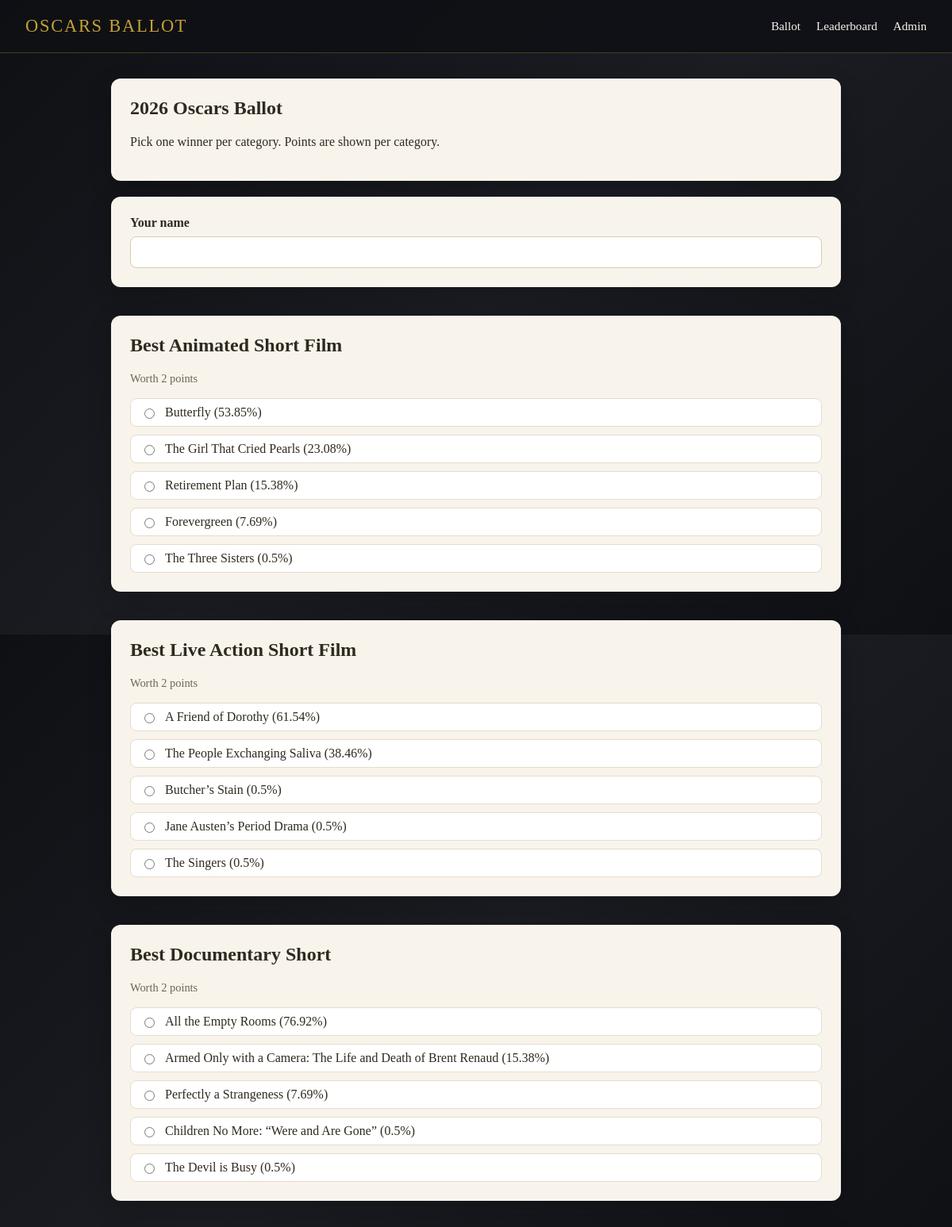
The page / (upper part) on the database its author committed.
### tables this page shows
CREATE TABLE categories (
                key TEXT PRIMARY KEY,
                name TEXT NOT NULL,
                points INTEGER NOT NULL,
                sort_order INTEGER NOT NULL
            );

CREATE TABLE nominees (
                id INTEGER PRIMARY KEY AUTOINCREMENT,
                category_key TEXT NOT NULL,
                name TEXT NOT NULL,
                FOREIGN KEY (category_key) REFERENCES categories(key)
            );

### app/main.py (the view)
@app.get("/", response_class=HTMLResponse)
async def ballot_form(request: Request, error: str | None = None) -> HTMLResponse:
    return templates.TemplateResponse(
        "ballot.html",
        {
            "request": request,
            "ballot": BALLOT,
            "locked": _ballots_locked(),
            "error": error,
        },
    )

### app/templates/ballot.html (shortened to what this page needs)
{% extends "base.html" %}
{% block content %}
  <section class="card">
    <h1>2026 Oscars Ballot</h1>
    {% if locked %}
      <p class="notice">Ballots are locked. Thanks for playing.</p>
    {% else %}
      <p>Pick one winner per category. Points are shown per category.</p>
    {% endif %}
  </section>
  {% if not locked %}
    <form class="ballot-form" method="post" action="/submit">
      <section class="card">
        <label class="field-label" for="guest_name">Your name</label>
        <input id="guest_name" name="guest_name" class="text-input" required>
      </section>
      {% for category in ballot %}
        <section class="card">
          <h2>{{ category.name }}</h2>
          <p class="points">Worth {{ category.points }} points</p>
          <div class="choices">
            {% for nominee in category.nominees %}
              <label class="choice">
                <input type="radio" name="category_{{ category.key }}" value="{{ nominee }}" required>
                <span>{{ nominee }}</span>
              </label>
            {% endfor %}
          </div>
        </section>
      {% endfor %}
    </form>
  {% endif %}
{% endblock %}

### app/static/styles.css (style rules this page uses)
:root { --gold: #c5a036; --night: #0f1014; --paper: #f8f4ec; --accent: #2f2a1f; --muted: #6e6657; }
* { box-sizing: border-box; }
body { margin: 0; font-family: "Georgia", "Times New Roman", serif; background: linear-gradient(135deg, #0f1014 0%, #1b1d23 50%, #0f1014 100%); color: var(--paper); }
.card { background: var(--paper); color: var(--accent); padding: 24px; border-radius: 12px; margin-bottom: 20px; box-shadow: 0 10px 30px rgba(0, 0, 0, 0.2); }
h1, h2 { margin-top: 0; font-weight: 600; }
.ballot-form { display: grid; gap: 16px; }
.field-label { display: block; margin-bottom: 8px; font-weight: 600; }
.text-input, .select-input { width: 100%; padding: 10px 12px; border-radius: 8px; border: 1px solid #d6cbb1; font-size: 1rem; }
.points { margin: 4px 0 16px; color: var(--muted); font-size: 0.9rem; }
.choices { display: grid; gap: 10px; }
.choice { display: flex; align-items: center; gap: 10px; padding: 8px 12px; border-radius: 8px; border: 1px solid #e5dccb; cursor: pointer; background: #fff; }

### rows shown on the page
categories: name "Best Animated Short Film", points "2"
nominees: name "Butterfly (53.85%)"
nominees: name "The Girl That Cried Pearls (23.08%)"
nominees: name "Retirement Plan (15.38%)"
nominees: name "Forevergreen (7.69%)"
nominees: name "The Three Sisters (0.5%)"
categories: name "Best Live Action Short Film", points "2"
nominees: name "A Friend of Dorothy (61.54%)"
nominees: name "The People Exchanging Saliva (38.46%)"
nominees: name "Butcher’s Stain (0.5%)"
nominees: name "Jane Austen’s Period Drama (0.5%)"
nominees: name "The Singers (0.5%)"
categories: name "Best Documentary Short", points "2"
nominees: name "All the Empty Rooms (76.92%)"
nominees: name "Armed Only with a Camera: The Life and Death of Brent Renaud (15.38%)"
nominees: name "Perfectly a Strangeness (7.69%)"
nominees: name "Children No More: “Were and Are Gone” (0.5%)"
nominees: name "The Devil is Busy (0.5%)"
